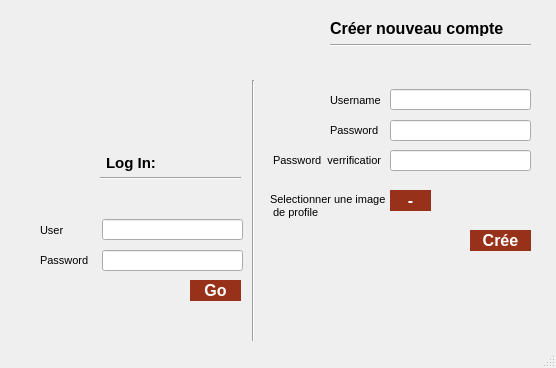
<?xml version="1.0" encoding="UTF-8"?>
<ui version="4.0">
 <class>MainWindow</class>
 <widget class="QMainWindow" name="MainWindow">
  <property name="geometry">
   <rect>
    <x>0</x>
    <y>0</y>
    <width>556</width>
    <height>368</height>
   </rect>
  </property>
  <property name="font">
   <font>
    <pointsize>6</pointsize>
    <weight>75</weight>
    <bold>true</bold>
   </font>
  </property>
  <property name="windowTitle">
   <string>MainWindow</string>
  </property>
  <widget class="QWidget" name="centralwidget">
   <widget class="QLabel" name="label_img">
    <property name="geometry">
     <rect>
      <x>60</x>
      <y>10</y>
      <width>141</width>
      <height>101</height>
     </rect>
    </property>
    <property name="text">
     <string/>
    </property>
   </widget>
   <widget class="QLabel" name="label_newacc">
    <property name="geometry">
     <rect>
      <x>240</x>
      <y>10</y>
      <width>111</width>
      <height>61</height>
     </rect>
    </property>
    <property name="text">
     <string/>
    </property>
   </widget>
   <widget class="QLabel" name="label_login">
    <property name="geometry">
     <rect>
      <x>10</x>
      <y>140</y>
      <width>181</width>
      <height>71</height>
     </rect>
    </property>
    <property name="text">
     <string/>
    </property>
   </widget>
   <widget class="QPushButton" name="pushButton_go">
    <property name="geometry">
     <rect>
      <x>190</x>
      <y>280</y>
      <width>51</width>
      <height>21</height>
     </rect>
    </property>
    <property name="autoFillBackground">
     <bool>false</bool>
    </property>
    <property name="styleSheet">
     <string notr="true"> 
QPushButton#pushButton_go {
    
  backface-visibility: hidden;
 
  cursor: pointer;
  
  
  background: #97311a;
  border-radius: 100px;
  border: 3px solid rgba(59.21568627450981%,19.215686274509817%,10.196078431372547%,0.2);
 
   color: #ffffff;
  font-size: 16px;
  font-family: Helvetica Neue;
  font-weight: 900;
  font-style: normal
  }
QPushButton#pushButton_go:pressed {
    background-color: red;
}</string>
    </property>
    <property name="text">
     <string>Go</string>
    </property>
    <property name="autoDefault">
     <bool>false</bool>
    </property>
    <property name="default">
     <bool>false</bool>
    </property>
   </widget>
   <widget class="QLineEdit" name="lineEdit_pass">
    <property name="geometry">
     <rect>
      <x>102</x>
      <y>250</y>
      <width>141</width>
      <height>21</height>
     </rect>
    </property>
    <property name="sizePolicy">
     <sizepolicy hsizetype="Fixed" vsizetype="Fixed">
      <horstretch>0</horstretch>
      <verstretch>0</verstretch>
     </sizepolicy>
    </property>
    <property name="echoMode">
     <enum>QLineEdit::Password</enum>
    </property>
   </widget>
   <widget class="QLabel" name="pass">
    <property name="geometry">
     <rect>
      <x>40</x>
      <y>240</y>
      <width>122</width>
      <height>40</height>
     </rect>
    </property>
    <property name="font">
     <font>
      <pointsize>8</pointsize>
      <weight>50</weight>
      <bold>false</bold>
     </font>
    </property>
    <property name="text">
     <string>Password</string>
    </property>
   </widget>
   <widget class="QLabel" name="user">
    <property name="geometry">
     <rect>
      <x>40</x>
      <y>210</y>
      <width>122</width>
      <height>40</height>
     </rect>
    </property>
    <property name="font">
     <font>
      <pointsize>8</pointsize>
      <weight>50</weight>
      <bold>false</bold>
     </font>
    </property>
    <property name="frameShape">
     <enum>QFrame::NoFrame</enum>
    </property>
    <property name="text">
     <string>User</string>
    </property>
   </widget>
   <widget class="QLineEdit" name="lineEdit_username">
    <property name="geometry">
     <rect>
      <x>102</x>
      <y>219</y>
      <width>141</width>
      <height>21</height>
     </rect>
    </property>
    <property name="sizePolicy">
     <sizepolicy hsizetype="Fixed" vsizetype="Fixed">
      <horstretch>0</horstretch>
      <verstretch>0</verstretch>
     </sizepolicy>
    </property>
    <property name="font">
     <font>
      <pointsize>8</pointsize>
      <weight>50</weight>
      <bold>false</bold>
     </font>
    </property>
    <property name="echoMode">
     <enum>QLineEdit::Normal</enum>
    </property>
   </widget>
   <widget class="Line" name="line">
    <property name="geometry">
     <rect>
      <x>243</x>
      <y>80</y>
      <width>20</width>
      <height>261</height>
     </rect>
    </property>
    <property name="orientation">
     <enum>Qt::Vertical</enum>
    </property>
   </widget>
   <widget class="Line" name="line_2">
    <property name="geometry">
     <rect>
      <x>100</x>
      <y>170</y>
      <width>141</width>
      <height>16</height>
     </rect>
    </property>
    <property name="orientation">
     <enum>Qt::Horizontal</enum>
    </property>
   </widget>
   <widget class="QLabel" name="label">
    <property name="geometry">
     <rect>
      <x>106</x>
      <y>153</y>
      <width>61</width>
      <height>20</height>
     </rect>
    </property>
    <property name="font">
     <font>
      <pointsize>11</pointsize>
      <weight>75</weight>
      <bold>true</bold>
     </font>
    </property>
    <property name="text">
     <string>Log In:</string>
    </property>
   </widget>
   <widget class="QLabel" name="label_2">
    <property name="geometry">
     <rect>
      <x>330</x>
      <y>20</y>
      <width>201</width>
      <height>16</height>
     </rect>
    </property>
    <property name="font">
     <font>
      <pointsize>12</pointsize>
      <weight>75</weight>
      <bold>true</bold>
     </font>
    </property>
    <property name="text">
     <string>Créer nouveau compte</string>
    </property>
   </widget>
   <widget class="Line" name="line_3">
    <property name="geometry">
     <rect>
      <x>330</x>
      <y>30</y>
      <width>201</width>
      <height>31</height>
     </rect>
    </property>
    <property name="orientation">
     <enum>Qt::Horizontal</enum>
    </property>
   </widget>
   <widget class="QLineEdit" name="username">
    <property name="geometry">
     <rect>
      <x>390</x>
      <y>89</y>
      <width>141</width>
      <height>21</height>
     </rect>
    </property>
    <property name="sizePolicy">
     <sizepolicy hsizetype="Fixed" vsizetype="Fixed">
      <horstretch>0</horstretch>
      <verstretch>0</verstretch>
     </sizepolicy>
    </property>
    <property name="font">
     <font>
      <pointsize>8</pointsize>
      <weight>50</weight>
      <bold>false</bold>
     </font>
    </property>
    <property name="echoMode">
     <enum>QLineEdit::Normal</enum>
    </property>
   </widget>
   <widget class="QLineEdit" name="password">
    <property name="geometry">
     <rect>
      <x>390</x>
      <y>120</y>
      <width>141</width>
      <height>21</height>
     </rect>
    </property>
    <property name="sizePolicy">
     <sizepolicy hsizetype="Fixed" vsizetype="Fixed">
      <horstretch>0</horstretch>
      <verstretch>0</verstretch>
     </sizepolicy>
    </property>
    <property name="echoMode">
     <enum>QLineEdit::Password</enum>
    </property>
   </widget>
   <widget class="QLineEdit" name="password2">
    <property name="geometry">
     <rect>
      <x>390</x>
      <y>150</y>
      <width>141</width>
      <height>21</height>
     </rect>
    </property>
    <property name="sizePolicy">
     <sizepolicy hsizetype="Fixed" vsizetype="Fixed">
      <horstretch>0</horstretch>
      <verstretch>0</verstretch>
     </sizepolicy>
    </property>
    <property name="echoMode">
     <enum>QLineEdit::Password</enum>
    </property>
   </widget>
   <widget class="QLabel" name="user_2">
    <property name="geometry">
     <rect>
      <x>330</x>
      <y>80</y>
      <width>51</width>
      <height>40</height>
     </rect>
    </property>
    <property name="font">
     <font>
      <pointsize>8</pointsize>
      <weight>50</weight>
      <bold>false</bold>
     </font>
    </property>
    <property name="frameShape">
     <enum>QFrame::NoFrame</enum>
    </property>
    <property name="text">
     <string>Username</string>
    </property>
   </widget>
   <widget class="QLabel" name="user_3">
    <property name="geometry">
     <rect>
      <x>330</x>
      <y>120</y>
      <width>51</width>
      <height>21</height>
     </rect>
    </property>
    <property name="font">
     <font>
      <pointsize>8</pointsize>
      <weight>50</weight>
      <bold>false</bold>
     </font>
    </property>
    <property name="frameShape">
     <enum>QFrame::NoFrame</enum>
    </property>
    <property name="text">
     <string>Password</string>
    </property>
   </widget>
   <widget class="QLabel" name="user_4">
    <property name="geometry">
     <rect>
      <x>270</x>
      <y>150</y>
      <width>111</width>
      <height>21</height>
     </rect>
    </property>
    <property name="font">
     <font>
      <pointsize>8</pointsize>
      <weight>50</weight>
      <bold>false</bold>
     </font>
    </property>
    <property name="frameShape">
     <enum>QFrame::NoFrame</enum>
    </property>
    <property name="text">
     <string> Password  verrification</string>
    </property>
   </widget>
   <widget class="QLabel" name="user_5">
    <property name="geometry">
     <rect>
      <x>270</x>
      <y>190</y>
      <width>121</width>
      <height>31</height>
     </rect>
    </property>
    <property name="font">
     <font>
      <pointsize>8</pointsize>
      <weight>50</weight>
      <bold>false</bold>
     </font>
    </property>
    <property name="frameShape">
     <enum>QFrame::NoFrame</enum>
    </property>
    <property name="text">
     <string>Selectionner une image
 de profile</string>
    </property>
   </widget>
   <widget class="QPushButton" name="pushButton_select">
    <property name="geometry">
     <rect>
      <x>390</x>
      <y>190</y>
      <width>41</width>
      <height>21</height>
     </rect>
    </property>
    <property name="font">
     <font>
      <family>Helvetica Neue</family>
      <pointsize>-1</pointsize>
      <weight>99</weight>
      <italic>false</italic>
      <bold>true</bold>
     </font>
    </property>
    <property name="autoFillBackground">
     <bool>false</bool>
    </property>
    <property name="styleSheet">
     <string notr="true"> 
QPushButton#pushButton_select{
    
  backface-visibility: hidden;
 
  cursor: pointer;
  
  
  background: #97311a;
  border-radius: 100px;
  border: 3px solid rgba(59.21568627450981%,19.215686274509817%,10.196078431372547%,0.2);
 
   color: #ffffff;
  font-size: 16px;
  font-family: Helvetica Neue;
  font-weight: 900;
  font-style: normal
  }
QPushButton#pushButton_select:pressed {
    background-color: red;
}</string>
    </property>
    <property name="text">
     <string>  -  </string>
    </property>
    <property name="autoDefault">
     <bool>false</bool>
    </property>
    <property name="default">
     <bool>false</bool>
    </property>
   </widget>
   <widget class="QPushButton" name="pushButton_creat">
    <property name="geometry">
     <rect>
      <x>470</x>
      <y>230</y>
      <width>61</width>
      <height>21</height>
     </rect>
    </property>
    <property name="font">
     <font>
      <family>Helvetica Neue</family>
      <pointsize>-1</pointsize>
      <weight>99</weight>
      <italic>false</italic>
      <bold>true</bold>
     </font>
    </property>
    <property name="autoFillBackground">
     <bool>false</bool>
    </property>
    <property name="styleSheet">
     <string notr="true"> 
QPushButton#pushButton_creat {
    
  backface-visibility: hidden;
 
  cursor: pointer;
  
  
  background: #97311a;
  border-radius: 100px;
  border: 3px solid rgba(59.21568627450981%,19.215686274509817%,10.196078431372547%,0.2);
 
   color: #ffffff;
  font-size: 16px;
  font-family: Helvetica Neue;
  font-weight: 900;
  font-style: normal
  }
QPushButton#pushButton_creat:pressed {
    background-color: red;
}</string>
    </property>
    <property name="text">
     <string>Crée</string>
    </property>
    <property name="autoDefault">
     <bool>false</bool>
    </property>
    <property name="default">
     <bool>false</bool>
    </property>
   </widget>
  </widget>
  <widget class="QMenuBar" name="menubar">
   <property name="geometry">
    <rect>
     <x>0</x>
     <y>0</y>
     <width>556</width>
     <height>21</height>
    </rect>
   </property>
  </widget>
  <widget class="QStatusBar" name="statusbar"/>
 </widget>
 <resources/>
 <connections/>
</ui>
